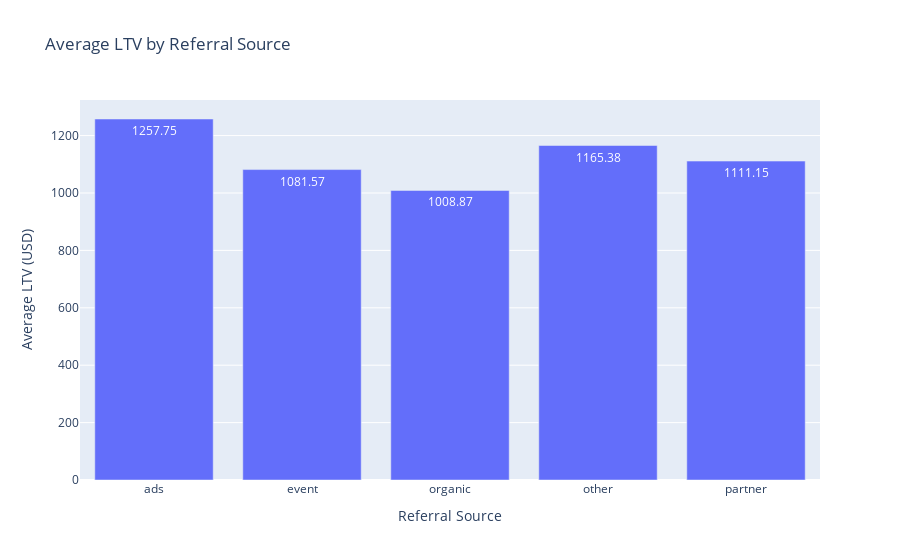
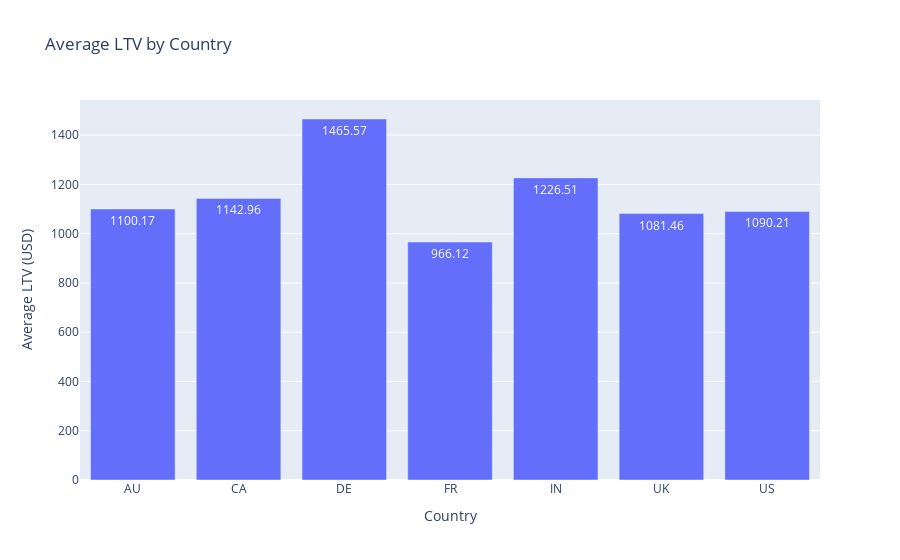

The notebook cell saved with these charts, in order:
### Code cell
import pandas as pd
import numpy as np
import plotly.express as px

# =========================
# 1. DATETIME FIX
# =========================
df_accounts["signup_date"] = pd.to_datetime(df_accounts["signup_date"])
df_churn["churn_date"] = pd.to_datetime(df_churn["churn_date"])

# =========================
# 2. CUSTOMER LIFETIME
# =========================
ltv_df = df_accounts.merge(
    df_churn[["account_id", "churn_date"]],
    on="account_id",
    how="left"
)

ltv_df["lifetime_months"] = (
    (ltv_df["churn_date"] - ltv_df["signup_date"]).dt.days / 30
)

ltv_df["lifetime_months"] = ltv_df["lifetime_months"].fillna(
    (pd.Timestamp.today() - ltv_df["signup_date"]).dt.days / 30
)

# Realistic caps
ltv_df["lifetime_months"] = ltv_df["lifetime_months"].clip(lower=3, upper=15)

# =========================
# 3. ARPU (ACCOUNT LEVEL)
# =========================
arpu_df = (
    df_subscriptions
    .groupby("account_id")
    .agg(arpu=("mrr_amount", "mean"))
    .reset_index()
)

ltv_df = ltv_df.merge(arpu_df, on="account_id", how="left")
ltv_df["arpu"] = ltv_df["arpu"].clip(lower=50, upper=200)

# =========================
# 4. FINAL LTV
# =========================
gross_margin = 0.70
ltv_df["ltv"] = ltv_df["arpu"] * ltv_df["lifetime_months"] * gross_margin

# =========================
# 5. AGGREGATIONS
# =========================
ltv_by_referral = (
    ltv_df
    .groupby("referral_source")
    .agg(avg_ltv=("ltv", "mean"))
    .reset_index()
)

ltv_by_country = (
    ltv_df
    .groupby("country")
    .agg(avg_ltv=("ltv", "mean"))
    .reset_index()
)

# =========================
# 6. BAR CHARTS
# =========================

# ---- Referral Source vs LTV
fig_referral = px.bar(
    ltv_by_referral,
    x="referral_source",
    y="avg_ltv",
    title="Average LTV by Referral Source",
    text_auto=".2f"
)

fig_referral.update_layout(
    xaxis_title="Referral Source",
    yaxis_title="Average LTV (USD)"
)

fig_referral.show()

# ---- Country vs LTV
fig_country = px.bar(
    ltv_by_country,
    x="country",
    y="avg_ltv",
    title="Average LTV by Country",
    text_auto=".2f"
)

fig_country.update_layout(
    xaxis_title="Country",
    yaxis_title="Average LTV (USD)"
)

fig_country.show()

### Figure 1 — Plotly figure (JSON) as saved in the notebook; plotly's stock layout.template omitted (floating-point values rounded to 4 significant figures)
{"data": [{"hovertemplate": "referral_source=%{x}<br>avg_ltv=%{y}<extra></extra>", "legendgroup": "", "marker": {"color": "#636efa", "pattern": {"shape": ""}}, "name": "", "orientation": "v", "showlegend": false, "textposition": "auto", "texttemplate": "%{y:.2f}", "type": "bar", "x": ["ads", "event", "organic", "other", "partner"], "xaxis": "x", "y": [1258.0, 1082.0, 1009.0, 1165.0, 1111.0], "yaxis": "y"}], "layout": {"barmode": "relative", "legend": {"tracegroupgap": 0}, "title": {"text": "Average LTV by Referral Source"}, "xaxis": {"anchor": "y", "domain": [0, 1], "title": {"text": "Referral Source"}}, "yaxis": {"anchor": "x", "domain": [0, 1], "title": {"text": "Average LTV (USD)"}}}}

### Figure 2 — Plotly figure (JSON) as saved in the notebook; plotly's stock layout.template omitted (floating-point values rounded to 4 significant figures)
{"data": [{"hovertemplate": "country=%{x}<br>avg_ltv=%{y}<extra></extra>", "legendgroup": "", "marker": {"color": "#636efa", "pattern": {"shape": ""}}, "name": "", "orientation": "v", "showlegend": false, "textposition": "auto", "texttemplate": "%{y:.2f}", "type": "bar", "x": ["AU", "CA", "DE", "FR", "IN", "UK", "US"], "xaxis": "x", "y": [1100.0, 1143.0, 1466.0, 966.1, 1227.0, 1081.0, 1090.0], "yaxis": "y"}], "layout": {"barmode": "relative", "legend": {"tracegroupgap": 0}, "title": {"text": "Average LTV by Country"}, "xaxis": {"anchor": "y", "domain": [0, 1], "title": {"text": "Country"}}, "yaxis": {"anchor": "x", "domain": [0, 1], "title": {"text": "Average LTV (USD)"}}}}
